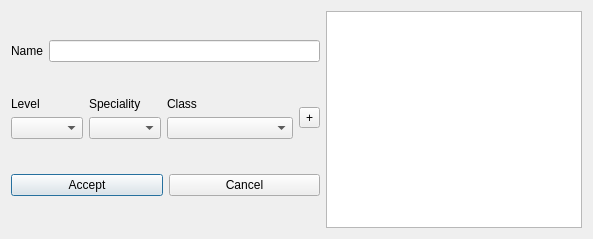
<?xml version="1.0" encoding="UTF-8"?>
<ui version="4.0">
 <class>Session</class>
 <widget class="QDialog" name="Session">
  <property name="geometry">
   <rect>
    <x>0</x>
    <y>0</y>
    <width>593</width>
    <height>239</height>
   </rect>
  </property>
  <property name="windowTitle">
   <string>Esprit-RP : Session management</string>
  </property>
  <property name="styleSheet">
   <string notr="true"/>
  </property>
  <layout class="QHBoxLayout" name="horizontalLayout_4">
   <item>
    <layout class="QVBoxLayout" name="verticalLayout_4">
     <item>
      <layout class="QHBoxLayout" name="horizontalLayout">
       <item>
        <widget class="QLabel" name="label_name">
         <property name="text">
          <string>Name</string>
         </property>
        </widget>
       </item>
       <item>
        <widget class="QLineEdit" name="line_name"/>
       </item>
      </layout>
     </item>
     <item>
      <layout class="QHBoxLayout" name="horizontalLayout_2">
       <item>
        <layout class="QVBoxLayout" name="verticalLayout">
         <item>
          <widget class="QLabel" name="label_level">
           <property name="sizePolicy">
            <sizepolicy hsizetype="Fixed" vsizetype="Fixed">
             <horstretch>0</horstretch>
             <verstretch>0</verstretch>
            </sizepolicy>
           </property>
           <property name="text">
            <string>Level</string>
           </property>
          </widget>
         </item>
         <item>
          <widget class="QComboBox" name="combo_level"/>
         </item>
        </layout>
       </item>
       <item>
        <layout class="QVBoxLayout" name="verticalLayout_2">
         <item>
          <widget class="QLabel" name="label_speciality">
           <property name="sizePolicy">
            <sizepolicy hsizetype="Fixed" vsizetype="Fixed">
             <horstretch>0</horstretch>
             <verstretch>0</verstretch>
            </sizepolicy>
           </property>
           <property name="text">
            <string>Speciality</string>
           </property>
          </widget>
         </item>
         <item>
          <widget class="QComboBox" name="combo_speciality"/>
         </item>
        </layout>
       </item>
       <item>
        <layout class="QVBoxLayout" name="verticalLayout_3">
         <item>
          <widget class="QLabel" name="label_class">
           <property name="sizePolicy">
            <sizepolicy hsizetype="Fixed" vsizetype="Fixed">
             <horstretch>0</horstretch>
             <verstretch>0</verstretch>
            </sizepolicy>
           </property>
           <property name="text">
            <string>Class</string>
           </property>
          </widget>
         </item>
         <item>
          <widget class="QComboBox" name="combo_class">
           <property name="sizePolicy">
            <sizepolicy hsizetype="Expanding" vsizetype="Fixed">
             <horstretch>0</horstretch>
             <verstretch>0</verstretch>
            </sizepolicy>
           </property>
          </widget>
         </item>
        </layout>
       </item>
       <item>
        <widget class="QToolButton" name="tool_add">
         <property name="sizePolicy">
          <sizepolicy hsizetype="Preferred" vsizetype="Fixed">
           <horstretch>0</horstretch>
           <verstretch>0</verstretch>
          </sizepolicy>
         </property>
         <property name="text">
          <string>+</string>
         </property>
        </widget>
       </item>
      </layout>
     </item>
     <item>
      <layout class="QHBoxLayout" name="horizontalLayout_3">
       <item>
        <widget class="QPushButton" name="button_accept">
         <property name="text">
          <string>Accept</string>
         </property>
        </widget>
       </item>
       <item>
        <widget class="QPushButton" name="button_cancel">
         <property name="text">
          <string>Cancel</string>
         </property>
        </widget>
       </item>
      </layout>
     </item>
    </layout>
   </item>
   <item>
    <widget class="QListWidget" name="list_class">
     <property name="sizePolicy">
      <sizepolicy hsizetype="Preferred" vsizetype="Expanding">
       <horstretch>0</horstretch>
       <verstretch>0</verstretch>
      </sizepolicy>
     </property>
    </widget>
   </item>
  </layout>
 </widget>
 <resources/>
 <connections/>
</ui>
